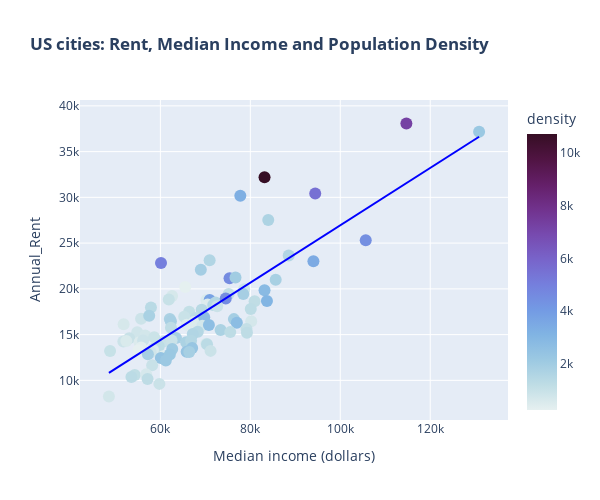

The cell this chart's notebook holds for it:
### Code cell
# SAME PLOT AS ABOVE BUT USING PLOTLY EXPRESS FOR BETTER FORMATTING FOR GOOGLE SLIDE PRESENTATION
#affordability_df.reset_index(inplace=True)

affordability_scatterplot2 = px.scatter(affordability_df,y='Annual_Rent',
                                     x='Median income (dollars)',
                                     color='density',   
                                     width=600,
                                     height=500,
                                     trendline="ols",
                                     trendline_color_override="blue",
                                     title= "<b>US cities: Rent, Median Income and Population Density</b>",
                                     hover_name="Primary MSA",
                                     color_continuous_scale='dense',
                                     hover_data=["rent_divby_medianinc"])

#removing bg color
#affordability_scatterplot2.update_layout({
#'plot_bgcolor': 'rgba(0, 0, 0, 0)',
#'paper_bgcolor': 'rgba(0, 0, 0, 0)',
#})

#changing dot size
affordability_scatterplot2.update_traces(marker=dict(size=12))

#showing plot
affordability_scatterplot2

### Figure 1 — Plotly figure (JSON) as saved in the notebook; plotly's stock layout.template omitted (floating-point values rounded to 4 significant figures)
{"data": [{"customdata": [[0.3881], [0.3871], [0.3797], [0.3319], [0.3277], [0.3258], [0.322], [0.3203], [0.3112], [0.3103], [0.3082], [0.3071], [0.3044], [0.3004], [0.2964], [0.2839], [0.2806], [0.2782], [0.2769], [0.2753], [0.2751], [0.273], [0.2704], [0.2688], [0.2673], [0.2671], [0.2647], [0.2639], [0.2635], [0.2632], [0.2595], [0.2594], [0.2584], [0.2561], [0.2561], [0.2561], [0.2558], [0.2543], [0.2541], [0.2538], [0.2528], [0.251], [0.249], [0.2478], [0.2476], [0.245], [0.2447], [0.2441], [0.2437], [0.2427], [0.2422], [0.2412], [0.2396], [0.2388], [0.2346], [0.2304], [0.2303], [0.2303], [0.2301], [0.2301], [0.2296], [0.228], [0.2265], [0.2253], [0.2245], [0.2243], [0.224], [0.223], [0.2223], [0.2186], [0.2155], [0.2144], [0.2142], [0.2115], [0.2111], [0.2086], [0.2069], [0.2065], [0.2051], [0.2022], [0.2019], [0.2001], [0.1993], [0.1993], [0.1988], [0.1983], [0.1973], [0.1972], [0.195], [0.1936], [0.1918], [0.1874], [0.1858], [0.1777], [0.1696], [0.1608]], "hovertemplate": "<b>%{hovertext}</b><br><br>Median income (dollars)=%{x}<br>Annual_Rent=%{y}<br>rent_divby_medianinc=%{customdata[0]}<br>density=%{marker.color}<extra></extra>", "hovertext": ["Los Angeles_CA", "New York_NY", "Miami_FL", "San Francisco_CA", "San Diego_CA", "Riverside_CA", "Boston_MA", "Stockton_CA", "Lakeland_FL", "Tampa_FL", "North Port_FL", "Port St. Lucie_FL", "Orlando_FL", "New Orleans_LA", "Fresno_CA", "San Jose_CA", "Chicago_IL", "Memphis_TN", "Sacramento_CA", "Bakersfield_CA", "Greensboro_NC", "Jackson_MS", "El Paso_TX", "Las Vegas_NV", "Nashville_TN", "Boulder_CO", "Providence_RI", "Springfield_MA", "Charlotte_NC", "Knoxville_TN", "Charleston_SC", "Durham_NC", "Fort Collins_CO", "Houston_TX", "Dallas_TX", "Chattanooga_TN", "Tucson_AZ", "Atlanta_GA", "Philadelphia_PA", "Greeley_CO", "San Antonio_TX", "Greenville_SC", "Colorado Springs_CO", "Phoenix_AZ", "Portland_OR", "Denver_CO", "Seattle_WA", "Jacksonville_FL", "Columbia_SC", "Gainesville_GA", "New Haven_CT", "Augusta_GA", "Washington_DC", "Baltimore_MD", "Baton Rouge_LA", "Austin_TX", "Virginia Beach_VA", "Detroit_MI", "Spokane_WA", "Albuquerque_NM", "Indianapolis_IN", "Birmingham_AL", "Allentown_PA", "Tulsa_OK", "Cleveland_OH", "Richmond_VA", "Columbus_OH", "Minneapolis_MN", "Raleigh_NC", "Worcester_MA", "Grand Rapids_MI", "Cincinnati_OH", "Pittsburgh_PA", "Hartford_CT", "Albany_NY", "Oklahoma City_OK", "Buffalo_NY", "Rochester_NY", "Salt Lake City_UT", "Madison_WI", "Harrisburg_PA", "Dayton_OH", "Kansas City_MO", "Milwaukee_WI", "Syracuse_NY", "Omaha_NE", "St. Louis_MO", "Provo_UT", "Scranton_PA", "Toledo_OH", "Ogden_UT", "Little Rock_AR", "Des Moines_IA", "Akron_OH", "Youngstown_OH", "Wichita_KS"], "legendgroup": "", "marker": {"color": [3276, 10715, 5019, 7256, 1686, 1574, 5532, 1941, 654, 1353, 274, 653, 1003, 889, 1789, 2218, 4574, 792, 2029, 990, 887, 558, 1022, 1773, 544, 1551, 3773, 1860, 1113, 733, 480, 959, 1149, 1399, 1526, 493, 889, 1441, 4554, 858, 1231, 920, 946, 1253, 1894, 1831, 3469, 470, 373, 506, 2690, 252, 4457, 2830, 983, 1181, 709, 1864, 1247, 1155, 935, 553, 2672, 784, 1893, 1484, 1582, 3071, 1254, 1916, 1734, 1507, 2093, 2712, 1740, 417, 2441, 2220, 699, 1263, 2343, 978, 607, 2369, 2195, 1309, 1879, 1080, 1169, 1308, 1230, 634, 938, 1231, 744, 931], "coloraxis": "coloraxis", "size": 12, "symbol": "circle"}, "mode": "markers", "name": "", "orientation": "v", "showlegend": false, "type": "scatter", "x": [77774, 83160, 60141, 114696, 83985, 70954, 94430, 68997, 51833, 57906, 65526, 62608, 61876, 55710, 57518, 130865, 75379, 54859, 76706, 53067, 51770, 52426, 48823, 62107, 70262, 88535, 70967, 62346, 66399, 56623, 70505, 65303, 75186, 69193, 72265, 55366, 56169, 71742, 74533, 78615, 62355, 58621, 72633, 67896, 78439, 85641, 94027, 65880, 55725, 67467, 69751, 55143, 105659, 83160, 60746, 80954, 69329, 63474, 59646, 58512, 62502, 58366, 70793, 57859, 57228, 68324, 67207, 83698, 80096, 76348, 65739, 66825, 62638, 77005, 73398, 60605, 60105, 62104, 80196, 75545, 67069, 58169, 70215, 65845, 61213, 70373, 66417, 79152, 54304, 53563, 79251, 56849, 71164, 57158, 48558, 59779], "xaxis": "x", "y": [30186, 32189, 22838, 38071, 27524, 23117, 30409, 22099, 16132, 17968, 20192, 19227, 18833, 16734, 17051, 37157, 21155, 15264, 21241, 14607, 14241, 14313, 13204, 16695, 18784, 23649, 18783, 16456, 17494, 14903, 18297, 16942, 19430, 17720, 18506, 14177, 14369, 18247, 18942, 19956, 15761, 14713, 18087, 16823, 19425, 20984, 23007, 16080, 13582, 16375, 16894, 13300, 25314, 19856, 14254, 18651, 15969, 14619, 13725, 13464, 14351, 13310, 16038, 13036, 12850, 15322, 15057, 18667, 17807, 16693, 14164, 14326, 13415, 16289, 15492, 12645, 12434, 12822, 16448, 15272, 13541, 11638, 13995, 13120, 12168, 13952, 13102, 15606, 10590, 10369, 15203, 10654, 13222, 10157, 8236, 9615], "yaxis": "y"}, {"hovertemplate": "<b>OLS trendline</b><br>Annual_Rent = 0.31353 * Median income (dollars) + -4403.74<br>R<sup>2</sup>=0.641459<br><br>Median income (dollars)=%{x}<br>Annual_Rent=%{y} <b>(trend)</b><extra></extra>", "legendgroup": "", "line": {"color": "blue"}, "marker": {"size": 12, "symbol": "circle"}, "mode": "lines", "name": "", "showlegend": false, "type": "scatter", "x": [48558, 48823, 51770, 51833, 52426, 53067, 53563, 54304, 54859, 55143, 55366, 55710, 55725, 56169, 56623, 56849, 57158, 57228, 57518, 57859, 57906, 58169, 58366, 58512, 58621, 59646, 59779, 60105, 60141, 60605, 60746, 61213, 61876, 62104, 62107, 62346, 62355, 62502, 62608, 62638, 63474, 65303, 65526, 65739, 65845, 65880, 66399, 66417, 66825, 67069, 67207, 67467, 67896, 68324, 68997, 69193, 69329, 69751, 70215, 70262, 70373, 70505, 70793, 70954, 70967, 71164, 71742, 72265, 72633, 73398, 74533, 75186, 75379, 75545, 76348, 76706, 77005, 77774, 78439, 78615, 79152, 79251, 80096, 80196, 80954, 83160, 83160, 83698, 83985, 85641, 88535, 94027, 94430, 105659, 114696, 130865], "xaxis": "x", "y": [10820.0, 10900.0, 11830.0, 11850.0, 12030.0, 12230.0, 12390.0, 12620.0, 12800.0, 12890.0, 12960.0, 13060.0, 13070.0, 13210.0, 13350.0, 13420.0, 13520.0, 13540.0, 13630.0, 13740.0, 13750.0, 13830.0, 13900.0, 13940.0, 13980.0, 14300.0, 14340.0, 14440.0, 14450.0, 14600.0, 14640.0, 14790.0, 15000.0, 15070.0, 15070.0, 15140.0, 15150.0, 15190.0, 15230.0, 15240.0, 15500.0, 16070.0, 16140.0, 16210.0, 16240.0, 16250.0, 16410.0, 16420.0, 16550.0, 16620.0, 16670.0, 16750.0, 16880.0, 17020.0, 17230.0, 17290.0, 17330.0, 17470.0, 17610.0, 17630.0, 17660.0, 17700.0, 17790.0, 17840.0, 17850.0, 17910.0, 18090.0, 18250.0, 18370.0, 18610.0, 18960.0, 19170.0, 19230.0, 19280.0, 19530.0, 19650.0, 19740.0, 19980.0, 20190.0, 20240.0, 20410.0, 20440.0, 20710.0, 20740.0, 20980.0, 21670.0, 21670.0, 21840.0, 21930.0, 22450.0, 23350.0, 25080.0, 25200.0, 28720.0, 31560.0, 36630.0], "yaxis": "y"}], "layout": {"coloraxis": {"colorbar": {"title": {"text": "density"}}, "colorscale": [[0, "rgb(230, 240, 240)"], [0.09091, "rgb(191, 221, 229)"], [0.1818, "rgb(156, 201, 226)"], [0.2727, "rgb(129, 180, 227)"], [0.3636, "rgb(115, 154, 228)"], [0.4545, "rgb(117, 127, 221)"], [0.5455, "rgb(120, 100, 202)"], [0.6364, "rgb(119, 74, 175)"], [0.7273, "rgb(113, 50, 141)"], [0.8182, "rgb(100, 31, 104)"], [0.9091, "rgb(80, 20, 66)"], [1, "rgb(54, 14, 36)"]]}, "height": 500, "legend": {"tracegroupgap": 0}, "title": {"text": "<b>US cities: Rent, Median Income and Population Density</b>"}, "width": 600, "xaxis": {"anchor": "y", "domain": [0, 1], "title": {"text": "Median income (dollars)"}}, "yaxis": {"anchor": "x", "domain": [0, 1], "title": {"text": "Annual_Rent"}}}}
